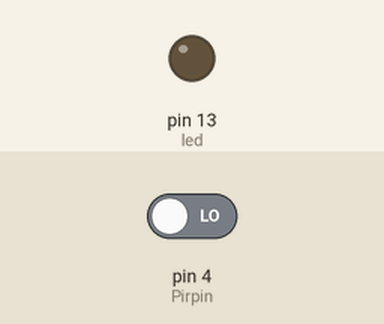
Recording of a sketch running on a simulated Arduino Uno, built with avr-gcc and run on an emulated ATmega328P. Parts: output pins drawn as LEDs (lit = HIGH). Inputs (shaded band) come from the test bench; at power-on: pin 4 (Pirpin) LOW.

Above: at 1.2 s.
1.3 s: pin 4 (Pirpin) driven HIGH
At 1.8 s:
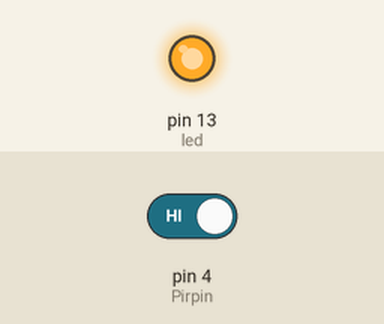
2.8 s: pin 4 (Pirpin) driven LOW
At 4.2 s:
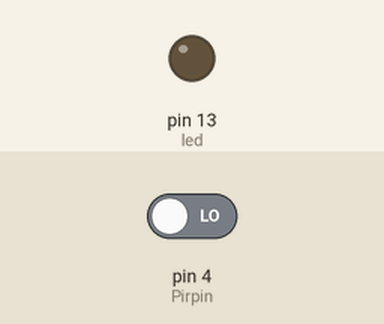
Timing chart, 0 to 5.8 s (numbered marks = the images above; inputs shaded):
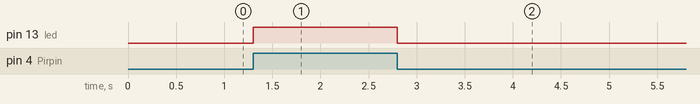

Measured:
- after the input at 1.3 s, pin 13 (led): LOW → HIGH at once
- after the input at 2.8 s, pin 13 (led): HIGH → LOW at once

The sketch:

PIR_SENSOR.ino
```cpp
int Pirpin = 4;
int led = 13;
int PirState = 0;
void setup() {
  pinMode(Pirpin, INPUT);
  pinMode(led, OUTPUT);
}
void loop()
 {
  PirState = digitalRead(Pirpin);

  if (PirState == HIGH)
  {
    digitalWrite(13, HIGH);

  }

 else
  {
    digitalWrite(13, LOW);
  }
}
```
